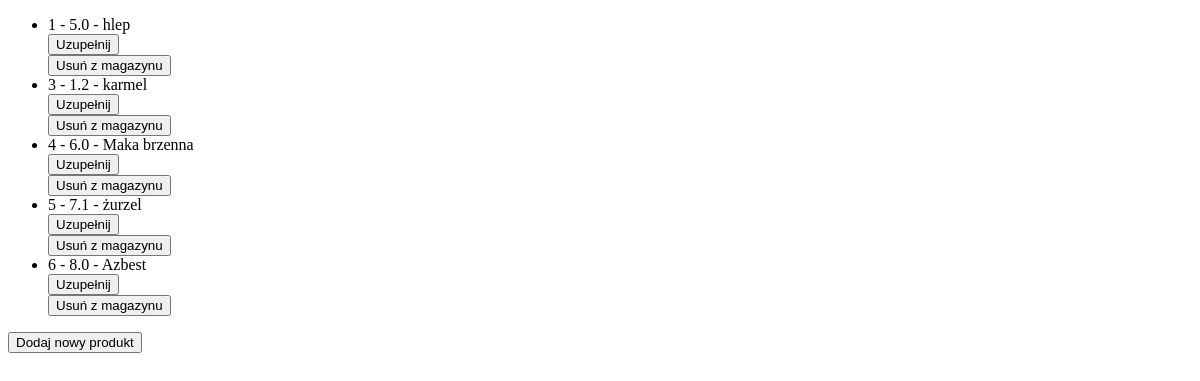
The app's page /storage/ (signed in), older data.
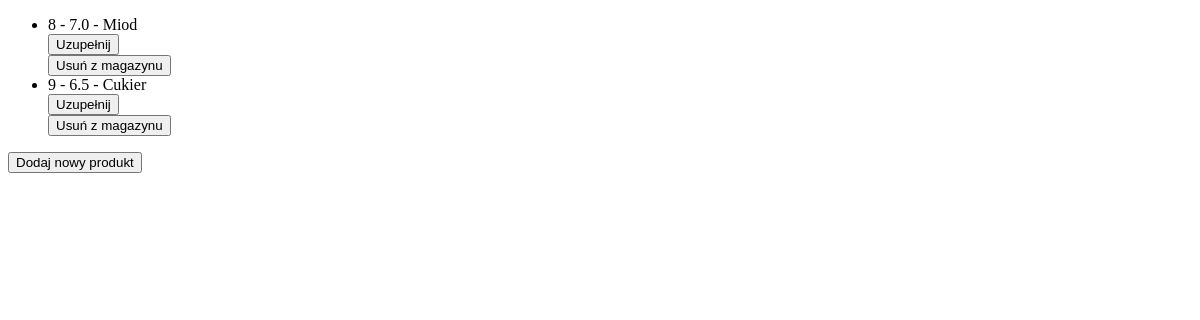
The same page, newer data.
### magazynier/models.py (models this page shows)
class Produkty(models.Model):
    produkt_id = models.AutoField(primary_key=True)
    ilosc_dostepna = models.FloatField(default=0.0, blank=False, null=False, unique=False)
    nazwa_produktu = models.CharField(default='', max_length=30, blank=False, null=False, unique=True)

### magazynier/views.py (the view)
# urls.py: path('', views.show_storage, name="magazyn"),
def show_storage(request):
    if request.method == "POST":
        product_to_remove = get_object_or_404(Produkty, produkt_id=request.POST.get("produkt_id"))
        product_to_remove.delete()
    permissions = Permission.objects.filter(user=request.user)
    obj = Produkty.objects.all()
    context = {
        "produkty": obj,
        "permissions": permissions
    }
    return render(request, "storage.html", context)

### magazynier/templates/storage.html
{% extends 'base.html' %}
{% block content %}
<ul>
{% for produkt in produkty %}
<li>
    {{produkt.produkt_id}} - {{produkt.ilosc_dostepna}} - {{produkt.nazwa_produktu}}
    {% if perms.magazynier.add_produkty %}
    <form action="{% url 'uzupelnij' produkt.produkt_id %}" method="POST"> {% csrf_token %}
        <button type="submit" value="{{produkt.produkt_id}}">Uzupełnij</button>
    </form>
    <form action="." method="POST"> {% csrf_token %}
        <button type="submit" name="produkt_id" value="{{produkt.produkt_id}}">Usuń z magazynu</button>
    </form>
    {% endif %}
</li>
{% endfor %}
</ul>
{% if perms.magazynier.add_produkty %}
<form action="{% url 'dodaj' %}" method="GET"> {% csrf_token %}
    <button type="submit">Dodaj nowy produkt</button>
</form>
{% endif %}
{% endblock %}

### templates/base.html (shortened to what this page needs)
<!DOCTYPE html>
<html>
<head>
</head>
<body>
    {% block content %}
    {% endblock %}
</body>
</html>

Row changes from the older to the newer data that the page shows:
removed Produkty: produkt_id "1", ilosc_dostepna "5.0", nazwa_produktu "hlep"
removed Produkty: produkt_id "3", ilosc_dostepna "1.2", nazwa_produktu "karmel"
removed Produkty: produkt_id "4", ilosc_dostepna "6.0", nazwa_produktu "Maka brzenna"
removed Produkty: produkt_id "5", ilosc_dostepna "7.1", nazwa_produktu "żurzel"
removed Produkty: produkt_id "6", ilosc_dostepna "8.0", nazwa_produktu "Azbest"
added Produkty: produkt_id "8", ilosc_dostepna "7.0", nazwa_produktu "Miod"
added Produkty: produkt_id "9", ilosc_dostepna "6.5", nazwa_produktu "Cukier"
